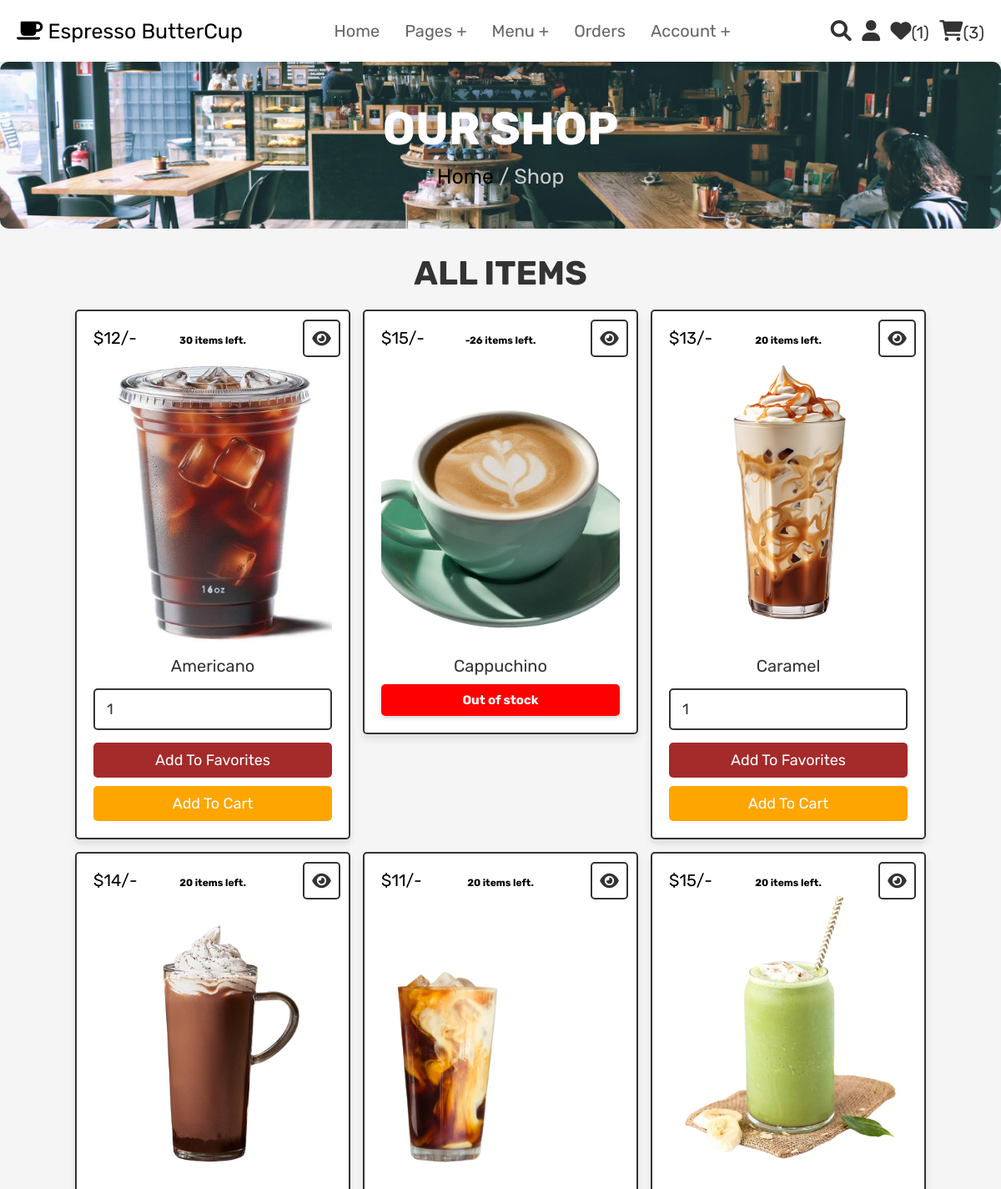
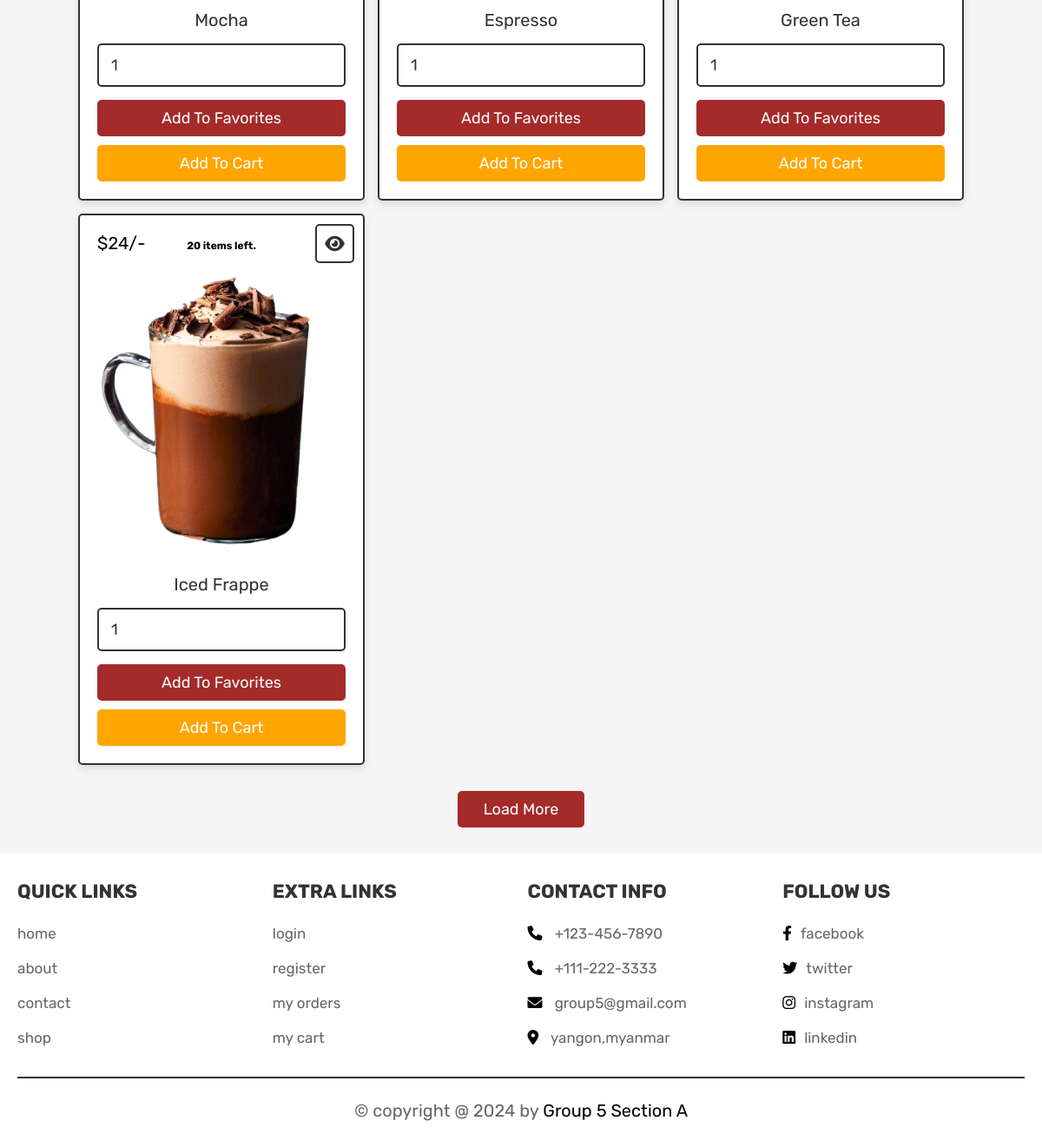
Page /shop.php (signed in) on the committed database (2 pictures, top to bottom).
### tables this page shows
CREATE TABLE products (
  id int(11) NOT NULL,
  name varchar(100) NOT NULL,
  details varchar(500) NOT NULL,
  price int(11) NOT NULL,
  image varchar(100) NOT NULL,
  quantity int(11) DEFAULT NULL
);

### shop.php (the view, shortened to what this page needs)
<?php
@include 'config.php';
?>
<!DOCTYPE html>
<html lang="en">
<head>
   <link rel="stylesheet" href="https://cdnjs.cloudflare.com/ajax/libs/font-awesome/6.0.0/css/all.min.css">
   <link rel="stylesheet" href="css/style.css">
</head>
<body>
<?php @include 'header.php'; ?>
<section class="heading">
    <h3>Our Shop</h3>
    <p> <a href="home.php">Home</a> / Shop </p>
</section>
<section class="products">
      <h1 class="title">All Items</h1>
      <div class="box-container">
         <?php
         $select_products = mysqli_query($conn, "SELECT * FROM `products`") or die('query failed');
         if (mysqli_num_rows($select_products) > 0) {
            while ($fetch_products = mysqli_fetch_assoc($select_products)) {
         ?>
               <form action="" method="POST" class="box">
                  <a href="view_page.php?pid=<?php echo $fetch_products['id']; ?>" class="fas fa-eye"></a>
                  <div class="price">$<?php echo $fetch_products['price']; ?>/-</div>
                  <div class="items-left"><?php echo $fetch_products['quantity'] . " items left."; ?></div>
                  <img src="uploaded_img/<?php echo $fetch_products['image']; ?>" alt="" class="image">
                  <div class="name"><?php echo $fetch_products['name']; ?></div>
                  <?php if ($fetch_products['quantity'] > 0): ?>
                     <input type="number" name="product_quantity" value="1" min="1" max="<?php echo $fetch_products['quantity']; ?>" class="qty">
                     <input type="submit" value="add to favorites" name="add_to_wishlist" class="option-btn">
                     <input type="submit" value="add to cart" name="add_to_cart" class="btn">
                  <?php else: ?>
                     <div class="out-of-stock">Out of stock</div>
                  <?php endif; ?>
               </form>
         <?php
            }
         } else {
            echo '<p class="empty">No products added yet!</p>';
         }
         ?>
      </div>
      <div class="more-btn">
         <a href="shop.php" class="option-btn">Load More</a>
      </div>
   </section>
   <?php @include 'footer.php'; ?>
</body>
</html>

### css/style.css (style rules this page uses)
:root { --pink:#000000; --red:#c09b2b; --orange:brown; --black:#333; --white:#fff; --light-color:#666; --light-white:#ccc; --light-bg:#f5f5f5; --border:.2rem solid var(--black); --box-shadow:0 .5rem 1rem rgba(0,0,0,.1); }
* { font-family: 'Rubik', sans-serif; margin:0; padding:0; box-sizing: border-box; outline: none; border:none; text-decoration: none; transition:all .2s linear; }
html { font-size: 62.5%; overflow-x: hidden; scroll-behavior: smooth; scroll-padding-top: 6.5rem; }
body { background: var(--light-bg); }
section { padding:3rem 2rem; }
.btn, .delete-btn, .option-btn { display: inline-block; border-radius: .5rem; margin-top: 1rem; font-size: 1.8rem; color:var(--white); cursor: pointer; padding:1rem 3rem; text-transform: capitalize; }
.btn { background-color:orange; }
.option-btn { background-color: var(--orange); }
.more-btn { margin-top: 2rem; text-align: center; }
.heading { display: flex; flex-flow: column; align-items: center; justify-content: center; gap:1rem; background-color: var(--black); text-align: center; min-height: 25vh; background-image: url('../images/home.png'); background-size: cover; background-position: center; background-repeat: no-repeat; padding: 50px 0; color: white; text-align: center; background-color: rgba(0, 0, 0, 0.5); padding: 20px; border-radius: 10px; margin: auto; max-width: 150%; }
.heading h3 { font-size: 5.5rem; color:var(--white); text-transform: uppercase; }
.heading p { font-size: 2.5rem; color:var(--light-white); }
.heading p a { color:var(--pink); }
.title { text-align: center; margin-bottom: 2rem; color:var(--black); text-transform: uppercase; font-size: 4rem; }
.products .box-container { max-width: 1200px; margin:0 auto; display: grid; grid-template-columns: repeat(auto-fit, 33rem); gap:1.5rem; align-items: flex-start; justify-content: center; }
.products .box-container .box { background-color: var(--white); border:var(--border); box-shadow: var(--box-shadow); border-radius: .5rem; padding:2rem; text-align: center; position: relative; }
.products .box-container .box .image { height: 35rem; width: 100%; object-fit: cover; }
.products .box-container .box .fa-eye, .products .box-container .box .price { position: absolute; top:1rem; border-radius: .5rem; }
.products .box-container .box .price { font-size: 2rem; padding:1rem; background-color:white; color:black; left:1rem; }
.products .box-container .box .fa-eye { right:1rem; height: 4.5rem; width: 4.5rem; line-height: 4.2rem; font-size: 2rem; background-color: var(--white); color:var(--black); border:var(--border); }
.products .box-container .box .name { margin:1rem; font-size: 2rem; color:var(--black); }
.products .box-container .box .qty { width: 100%; padding:1.2rem 1.4rem; font-size: 1.8rem; color:var(--black); border:var(--border); border-radius: .5rem; margin:.5rem 0; }
.products .box-container .box .btn, .products .box-container .box .option-btn { width: 100%; }

### shop.php (style rules this page uses)
.out-of-stock { color: #fff; background-color: #f00; font-size: 1.5em; font-weight: bold; text-align: center; padding: 10px; border-radius: 5px; box-shadow: 0 2px 5px rgba(0, 0, 0, 0.2); }
.items-left { color: #000; font-size: 1.2em; font-weight: bold; text-align: center; padding: 8px; }

### rows in the picture
products: price "12", quantity "30", image (picture), name "Americano"
products: price "15", quantity "-26", image (picture), name "Cappuchino", shows "Out of stock"
products: price "13", quantity "20", image (picture), name "Caramel"
products: price "14", quantity "20", image (picture), name "Mocha"
products: price "11", quantity "20", image (picture), name "Espresso"
products: price "15", quantity "20", image (picture), name "Green Tea"
products: price "24", quantity "20", image (picture), name "Iced Frappe"

### other values in the picture
$wishlist_num_rows "1"
$cart_num_rows "3"
